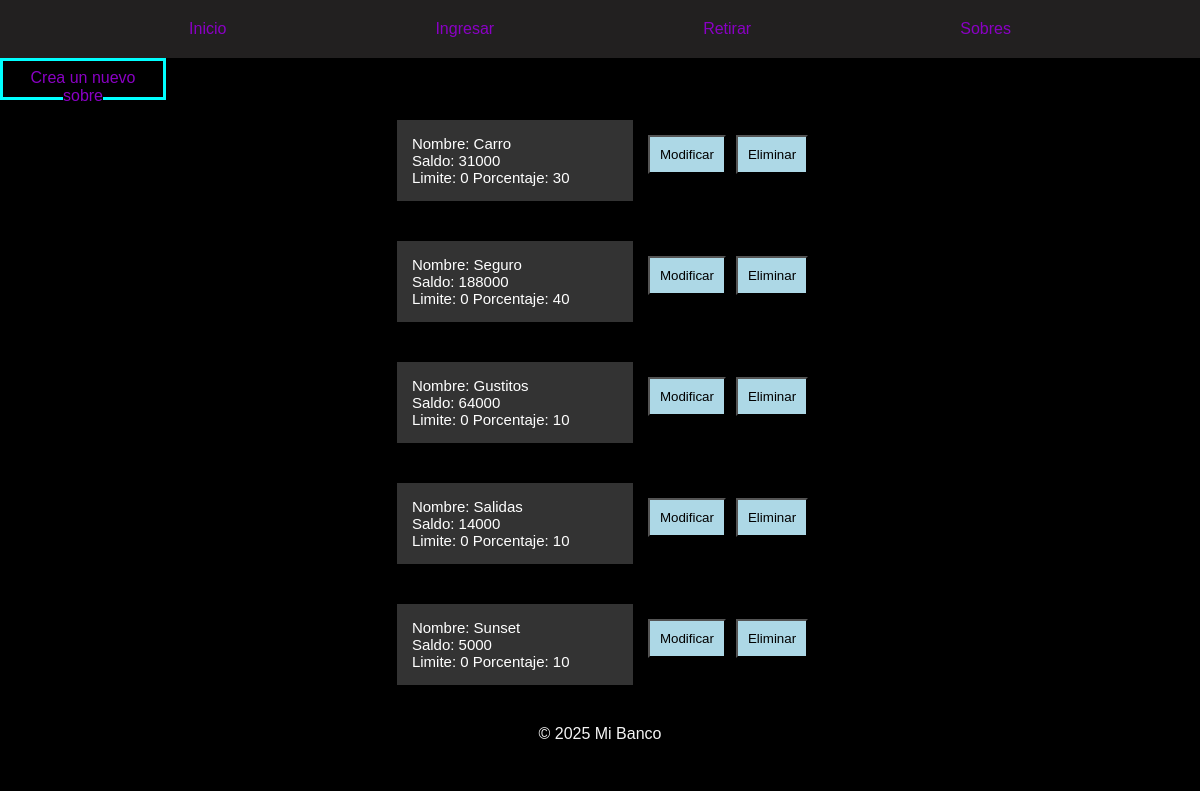
The app's page /sobres/, older data.
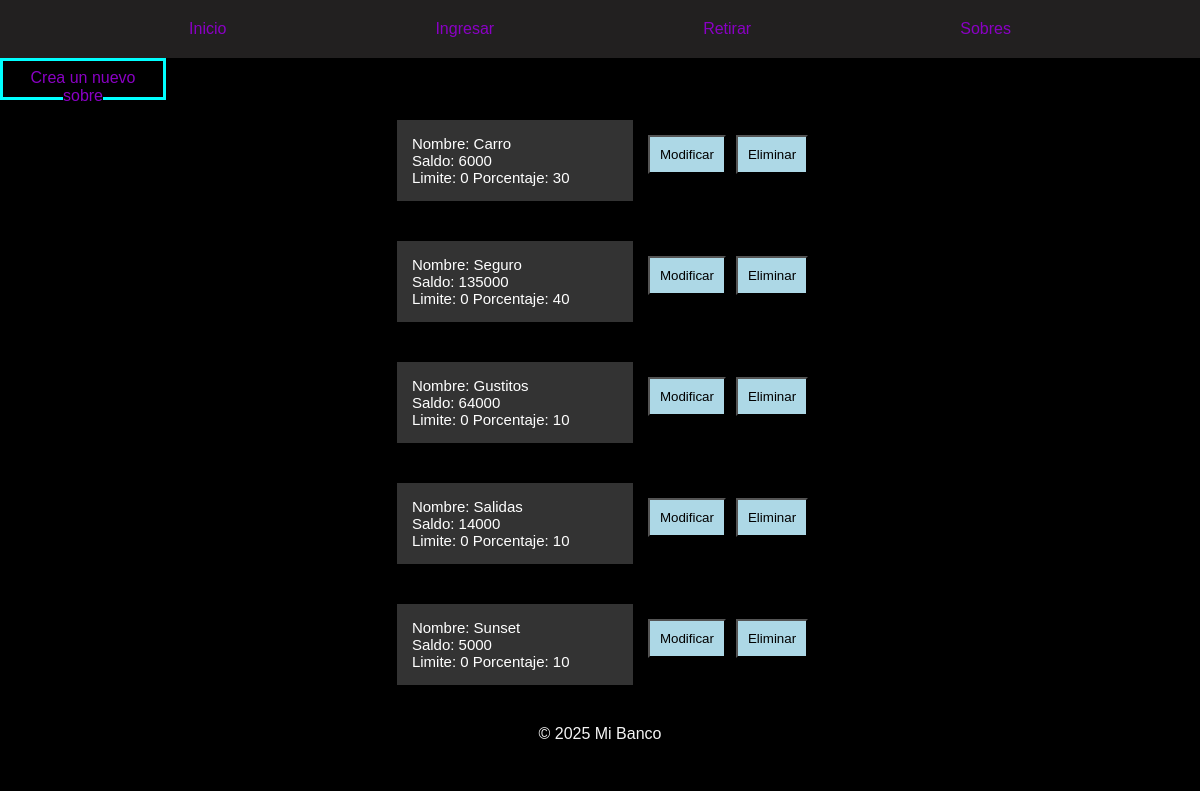
The same page, newer data.
### menu/models.py (models this page shows, shortened)
class sobres (models.Model):
    nombre= models.CharField (max_length=300)
    saldo= models.IntegerField(default=0,validators=[MinValueValidator(0)])
    limite= models.IntegerField(default=0,validators=[MinValueValidator(0)])
    activo= models.BooleanField(default=True)
    porcentaje =  models.IntegerField(default=0,validators=[MinValueValidator(0)],)

### menu/views.py (the view)
# urls.py: path('sobres/', views.sobres, name="sobres"),#Barra lateral puesto 4
def sobres(request):
    sobresDB = sobreModels.objects.all()
    return render(request, 'sobres/sobres.html',{
        'sobres':sobresDB
    })

### menu/templates/sobres/sobres.html (shortened to what this page needs)
{% extends 'layout/lateral.html' %}
{% load static %}
{% block content %}
<div class="link">
    <a href="{% url 'crearSobre' %}">Crea un nuevo sobre</a>
</div>
{% for sobre in sobres %}
<div class="sorbresInicio">
    <div class="informacionSobre">
        <p>
            Nombre:
            {{ sobre.nombre }}
            <br>
            Saldo:
            {{ sobre.saldo }}
            <br>
            Limite:
            {{ sobre.limite }}
            Porcentaje:
            {{ sobre.porcentaje }}
        </p>
    </div>
    <form method="post" action="{% url 'sobresModificar' sobre.id %}" class="botonModificar">
        <button type="submit">Modificar</button>
    </form>
    <form method="post" action="{% url 'sobresEliminar' sobre.id %}" class="botonEliminar">
        <button type="submit">Eliminar</button>
    </form>
</div>
{% endfor %}
{% endblock %}

Row changes from the older to the newer data that the page shows:
changed sobres "Carro": saldo "31000" → "6000"
changed sobres "Seguro": saldo "188000" → "135000"
